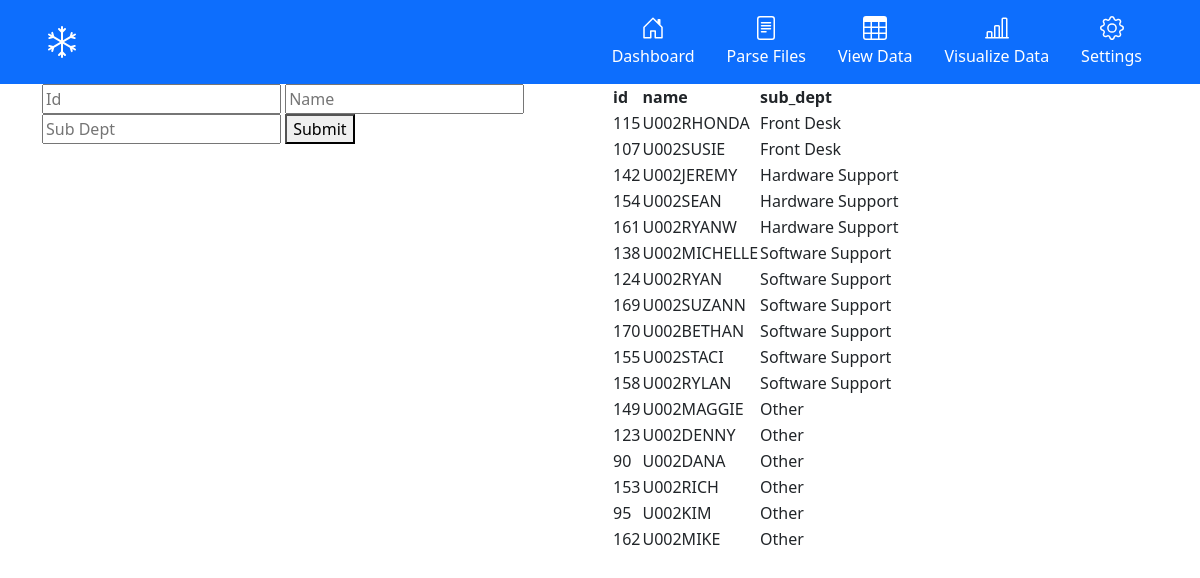
/settings/employees, run on an earlier commit of the app's database.
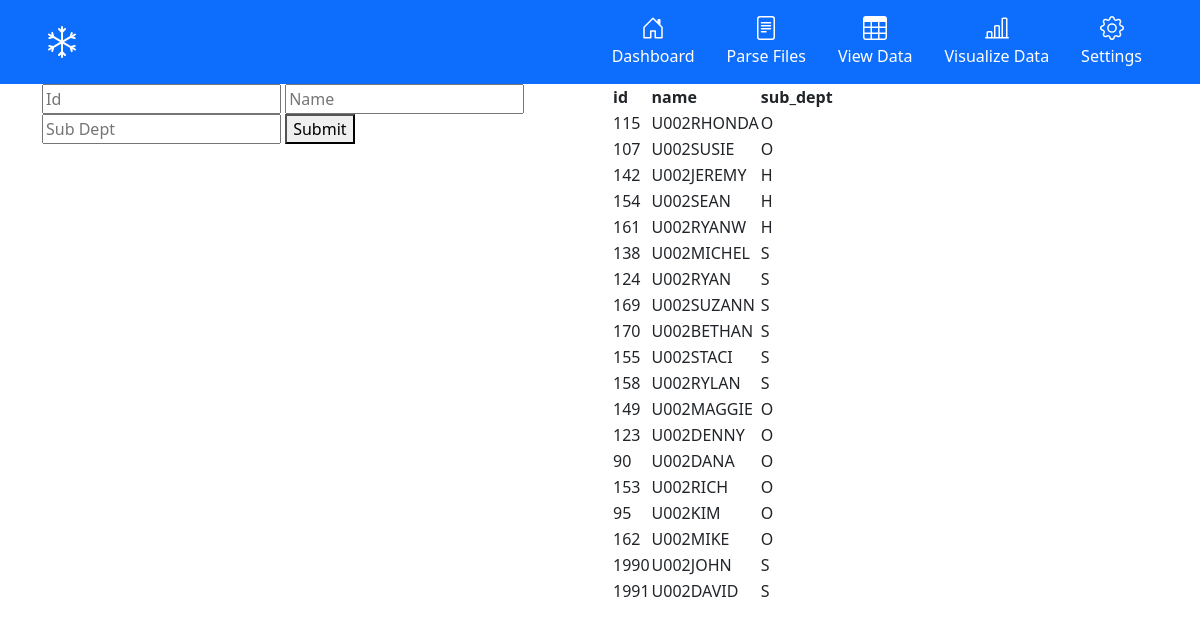
And on a later commit of the database.
### tables this page shows
CREATE TABLE employees(
                                    id TEXT PRIMARY KEY, 
                                    name TEXT, 
                                    sub_dept TEXT);

### src/routes/settings_routes.py (the view, shortened to what this page needs)
@settings_bp.route('/employees',  methods=["GET", "POST"])
def employees():
    if request.method == "GET":
        return render_template('employees.html', employees=employees_db.read())

### src/models/employee.py (called while the page is built)
    def read(self):
        self.cursor.execute('''
                            SELECT * FROM employees
                            ''')
        return self.cursor.fetchall()

### src/templates/employees.html (shortened to what this page needs)
{% extends "base.html" %}
{% block content %}
<div class="container">
    <div class="row">
        <div class="col">
            <form method="post">
                <input type="text" name="id" placeholder="Id">
                <input type="text" name="name" placeholder="Name">
                <input type="text" name="sub_dept" placeholder="Sub Dept">
                <button type="submit">Submit</button>
            </form>
        </div>
        <div class="col">
            <table>
                <thead>
                    <tr>
                        <th>id</th>
                        <th>name</th>
                        <th>sub_dept</th>
                    </tr>
                </thead>
                <tbody>
                    {% for employee in employees %}
                    <tr>
                        <td>{{ employee[0] }}</td>
                        <td>{{ employee[1] }}</td>
                        <td>{{ employee[2] }}</td>
                    </tr>
                    {% endfor %}
                </tbody>
            </table>
        </div>
    </div>
</div>
{% endblock %}

### src/templates/base.html (shortened to what this page needs)
<!DOCTYPE html>
<html lang="en">
<head>
    <link href="https://cdn.jsdelivr.net/npm/bootstrap@5.1.3/dist/css/bootstrap.min.css" rel="stylesheet"
>
    <link rel="stylesheet" href="https://cdnjs.cloudflare.com/ajax/libs/animate.css/4.1.1/animate.min.css" />
    <link rel="stylesheet" href="https://cdn.datatables.net/1.11.5/css/dataTables.bootstrap5.min.css">
    <link rel="stylesheet" type="text/css" href="https://cdn.jsdelivr.net/npm/daterangepicker/daterangepicker.css" />
    <link rel="stylesheet" type="text/css" href="{{ url_for('static',filename='css/styles.css') }}">
</head>
<body>
    <div class="px-3 py-2 bg-primary text-white">
        <div class="container">
            <div class="d-flex flex-wrap align-items-center justify-content-center justify-content-lg-start">
                <a href="/" class="d-flex align-items-center my-2 my-lg-0 me-lg-auto text-white text-decoration-none">
                    <svg class="bi me-2" width="40" height="32" role="img" aria-label="Snowball">
                        <use xlink:href="#snowball"></use>
                    </svg>
                </a>
                <ul class="nav col-12 col-lg-auto my-2 justify-content-center my-md-0 text-small">
                    <li>
                        <a href="/settings/employees" class="nav-link text-white">
                            <svg class="bi d-block mx-auto mb-1" width="24" height="24">
                                <use xlink:href="#home"></use>
                            </svg>
                            Dashboard
                        </a>
                    </li>
                    <li>
                        <a href="/parse" class="nav-link text-white">
                            <svg class="bi d-block mx-auto mb-1" width="24" height="24">
                                <use xlink:href="#file-text"></use>
                            </svg>
                            Parse Files
                        </a>
                    </li>
                    <li>
                        <a href="/sheets" class="nav-link text-white">
                            <svg class="bi d-block mx-auto mb-1" width="24" height="24">
                                <use xlink:href="#table"></use>
                            </svg>
                            View Data
                        </a>
                    </li>
                    <li>
                        <a href="/visualize" class="nav-link text-white">
                            <svg class="bi d-block mx-auto mb-1" width="24" height="24">
                                <use xlink:href="#chart"></use>
                            </svg>
                            Visualize Data
                        </a>
                    </li>
                    <li>
                        <a href="#" class="nav-link text-white">
                            <svg class="bi d-block mx-auto mb-1" width="24" height="24">
                                <use xlink:href="#setting"></use>
                            </svg>
                            Settings
                        </a>
                    </li>
                </ul>
            </div>
        </div>
    </div>
    {% block content %}
    {% endblock %}
</body>
</html>

### src/static/css/styles.css (style rules this page uses)
.bi { vertical-align: -0.125em; pointer-events: none; fill: currentColor; }

What changed in the data, as far as the page shows it:
changed employees "U002RHONDA": sub_dept "Front Desk" → "O"
changed employees "U002SUSIE": sub_dept "Front Desk" → "O"
changed employees "U002JEREMY": sub_dept "Hardware Support" → "H"
changed employees "U002SEAN": sub_dept "Hardware Support" → "H"
changed employees "U002RYANW": sub_dept "Hardware Support" → "H"
changed employees id 138: name "U002MICHELLE" → "U002MICHEL"; sub_dept "Software Support" → "S"
changed employees "U002RYAN": sub_dept "Software Support" → "S"
changed employees "U002SUZANN": sub_dept "Software Support" → "S"
changed employees "U002BETHAN": sub_dept "Software Support" → "S"
changed employees "U002STACI": sub_dept "Software Support" → "S"
changed employees "U002RYLAN": sub_dept "Software Support" → "S"
changed employees "U002MAGGIE": sub_dept "Other" → "O"
changed employees "U002DENNY": sub_dept "Other" → "O"
changed employees "U002DANA": sub_dept "Other" → "O"
changed employees "U002RICH": sub_dept "Other" → "O"
changed employees "U002KIM": sub_dept "Other" → "O"
changed employees "U002MIKE": sub_dept "Other" → "O"
added employees: id "1990", name "U002JOHN", sub_dept "S"
added employees: id "1991", name "U002DAVID", sub_dept "S"
